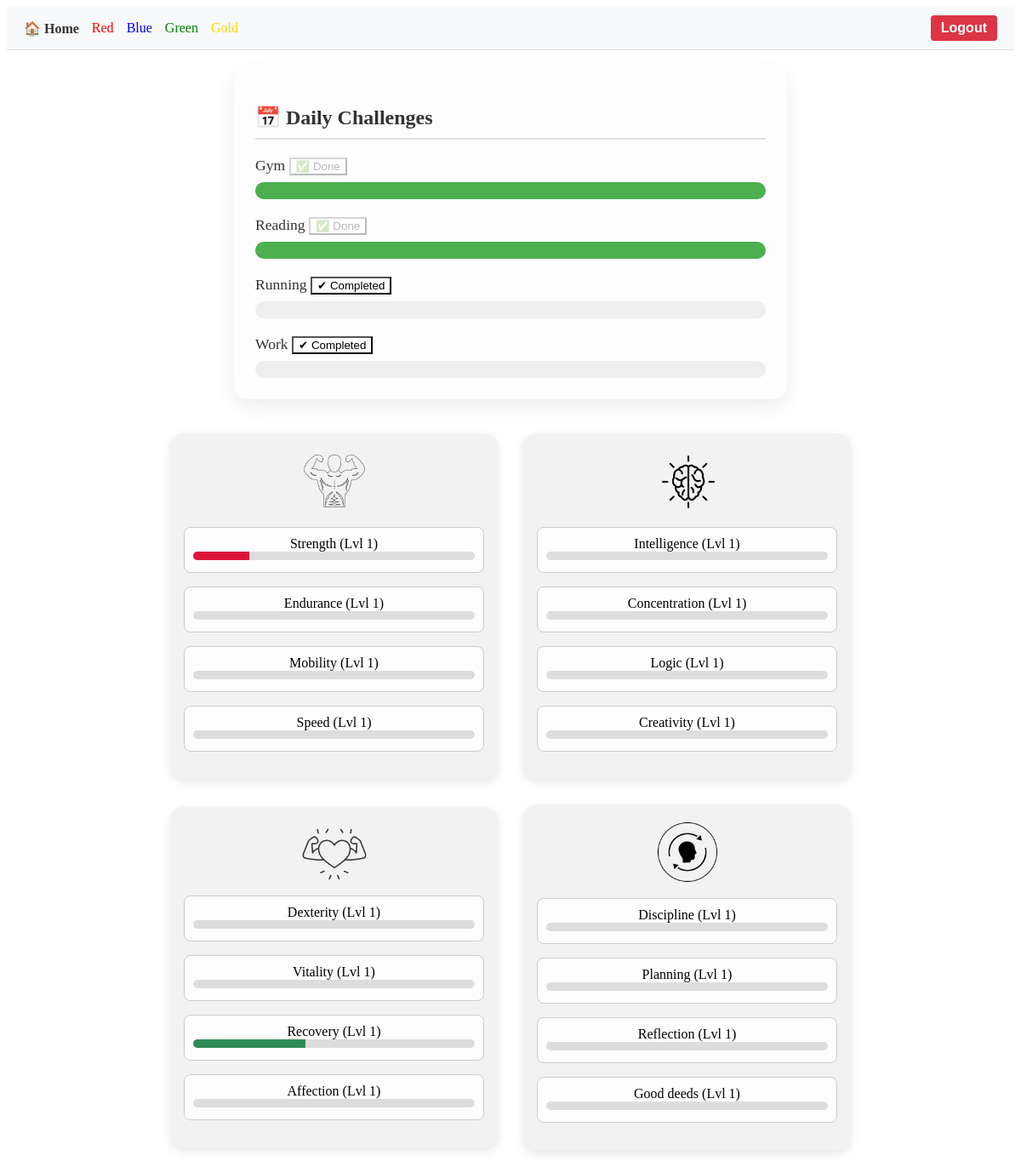
The app's page /dashboard (signed in) with its own data.
### tables this page shows
CREATE TABLE daily (
                id INTEGER PRIMARY KEY AUTOINCREMENT,
                user_id INTEGER NOT NULL,
                challenge TEXT NOT NULL,
                completed BOOLEAN DEFAULT 0,
                UNIQUE(user_id, challenge),
                FOREIGN KEY(user_id) REFERENCES users(id)
            );

CREATE TABLE progress (
                id INTEGER PRIMARY KEY AUTOINCREMENT,
                user_id INTEGER NOT NULL,
                skill TEXT NOT NULL,
                category TEXT NOT NULL,
                xp INTEGER DEFAULT 0,
                level INTEGER DEFAULT 1, 
                FOREIGN KEY(user_id) REFERENCES users(id)
            );

### app.py (the view)
@app.route('/dashboard')
def dashboard():
    if 'user_id' not in session:
        return redirect(url_for('login'))
    user_id = session['user_id']
    with sqlite3.connect("database.db") as conn:
        c = conn.cursor()
        c.execute("SELECT skill, category, xp, level FROM progress WHERE user_id = ?", (user_id,))
        stats = c.fetchall()
        c.execute("SELECT challenge, completed FROM daily WHERE user_id = ?", (user_id,))
        daily_challenges = c.fetchall()
    return render_template("dashboard.html", stats=stats, daily_challenges=daily_challenges)

### templates/dashboard.html (shortened to what this page needs)
<!DOCTYPE html>
<html lang="en">
<head>
    <link rel="stylesheet" href="/static/styles.css">
</head>
<body>
    <nav style="background-color: #f8f9fa; padding: 10px 20px; display: flex; justify-content: space-between; align-items: center; border-bottom: 1px solid #ddd;">
        <div style="display: flex; gap: 15px; align-items: center;">
            <a href="{{ url_for('index') }}" style="text-decoration: none; font-weight: bold; color: #333;">🏠 Home</a>
            {% for category in ["Red", "Blue", "Green", "Gold"] %}
                <a href="/card_{{ category|lower }}" style="text-decoration: none; color: {{ category|lower }};">
                    {{ category }}
                </a>
            {% endfor %}
        </div>
        <div>
            <form method="POST" action="{{ url_for('logout') }}">
                <button type="submit" style="background-color: #dc3545; color: white; border: none; padding: 6px 12px; border-radius: 4px; cursor: pointer;">
                    Logout
                </button>
            </form>
        </div>
    </nav>
    <header>
        <section id="daily-challenges">
            <h2>📅 Daily Challenges</h2>
            <ul class="challenge-list">
            {% for challenge, completed in daily_challenges %}
            <li class="challenge-item">
                <div class="challenge-header">
                {{ challenge }}
                <button class="complete-btn-{{ challenge|replace(' ', '') }}"
                    onclick="markComplete(this)"
                    style="background-color: {{ 'white' if completed == 1 else 'initial' }};"
                    {% if completed == 1 %}disabled{% endif %}>
                    {{ "✅ Done" if completed == 1 else "✔ Completed" }}
                </button>
                </div>
                <progress value="{{ 100 if completed == 1 else 0 }}" max="100"
                      class="{{ 'completed' if completed == 1 else '' }}"></progress>
            </li>
            {% endfor %}
            </ul>
        </section>
    </header>
    <main>
        <div class="category-grid">
            {% for category in ["Red", "Blue", "Green", "Gold"] %}
                <a href= "/card_{{category|lower}}" style = "text-decoration: none;">
                <div class="card {{ category|lower }}">
                    <img src="../static/images/icon_{{category|lower }}.png" alt="{{ category }} Icon" class="category-icon">
                    <div class="xp-bar-group">
                        {% for skill, cat, xp, level in stats %}
                            {% if cat == category %}
                                <div class="skill-bar">
                                    <span>{{ skill }} (Lvl {{ level }})</span>
                                    <div class="xp-bar">
                                        <div class="fill" style="width: {{ (xp / (level * 100)) * 100 }}%"></div>
                                    </div>
                                </div>
                            {% endif %}
                        {% endfor %}
                    </div>
                </div>
                </a>
            {% endfor %}
        </div>
    </main>
</body>
</html>

### static/styles.css (style rules this page uses)
.category-grid { display: grid; grid-template-columns: repeat(2, 1fr); gap: 30px; justify-content: center; align-items: center; max-width: 800px; margin: 40px auto; }
.card { background-color: #f2f2f2; border-radius: 16px; padding: 16px; box-shadow: 0 4px 12px rgba(0, 0, 0, 0.1); text-align: center; }
.category-icon { width: 80px; margin-bottom: 10px; }
.xp-bar-group { color: black; text-decoration: none; }
.skill-bar { text-decoration: none; margin-bottom: 1em; padding: 10px; border: 1px solid #ccc; border-radius: 8px; background-color: #fdfdfd; position: relative; }
.xp-bar { height: 10px; background-color: #ddd; border-radius: 5px; overflow: hidden; margin-bottom: 4px; }
.xp-bar .fill { height: 100%; background-color: #e74c3c; transition: width 0.3s ease; }
.fill { height: 100%; background-color: crimson; transition: width 0.4s ease-in-out; }
.card.red .fill { background-color: crimson; }
.card.green .fill { background-color: seagreen; }
section h2 { margin-bottom: 15px; color: #333; font-size: 1.4rem; }
form { display: flex; flex-direction: column; gap: 15px; }
form button { background-color: #007bff; color: white; padding: 12px; border: none; border-radius: 6px; font-size: 1rem; font-weight: bold; cursor: pointer; transition: background-color 0.3s ease; }
#daily-challenges { background: #fdfdfd; border-radius: 16px; padding: 25px; margin: 20px auto; box-shadow: 0 8px 24px rgba(0, 0, 0, 0.08); max-width: 600px; text-align: left; }
#daily-challenges h2 { margin-bottom: 20px; font-size: 1.5rem; color: #333; border-bottom: 2px solid #ddd; padding-bottom: 10px; }
.challenge-list { list-style: none; padding: 0; margin: 0; display: flex; flex-direction: column; gap: 20px; }
.challenge-item { font-size: 1.1rem; font-weight: 500; color: #333; display: flex; flex-direction: column; gap: 8px; }
.challenge-item progress { width: 100%; height: 20px; appearance: none; }

### records on screen
daily: challenge "Gym", completed "✅ Done"
daily: challenge "Reading", completed "✅ Done"
daily: challenge "Running", completed "✔ Completed"
daily: challenge "Work", completed "✔ Completed"
progress: skill "Strength", level "1", xp 20 (drawn)
progress: skill "Endurance", level "1"
progress: skill "Mobility", level "1"
progress: skill "Speed", level "1"
progress: skill "Intelligence", level "1"
progress: skill "Concentration", level "1"
progress: skill "Logic", level "1"
progress: skill "Creativity", level "1"
progress: skill "Dexterity", level "1"
progress: skill "Vitality", level "1"
progress: skill "Recovery", level "1", xp 40 (drawn)
progress: skill "Affection", level "1"
progress: skill "Discipline", level "1"
progress: skill "Planning", level "1"
progress: skill "Reflection", level "1"
progress: skill "Good deeds", level "1"

### other values on screen
{{ category }} "Red" "Blue" "Green" "Gold"
